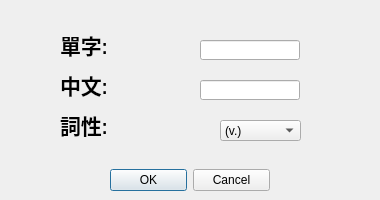
<?xml version="1.0" encoding="UTF-8"?>
<ui version="4.0">
 <class>Dialog</class>
 <widget class="QDialog" name="Dialog">
  <property name="geometry">
   <rect>
    <x>0</x>
    <y>0</y>
    <width>380</width>
    <height>200</height>
   </rect>
  </property>
  <property name="windowTitle">
   <string>Manual Import Dialog</string>
  </property>
  <widget class="QDialogButtonBox" name="buttonBox">
   <property name="geometry">
    <rect>
     <x>110</x>
     <y>165</y>
     <width>160</width>
     <height>30</height>
    </rect>
   </property>
   <property name="orientation">
    <enum>Qt::Horizontal</enum>
   </property>
   <property name="standardButtons">
    <set>QDialogButtonBox::Cancel|QDialogButtonBox::Ok</set>
   </property>
  </widget>
  <widget class="QComboBox" name="comboBox">
   <property name="geometry">
    <rect>
     <x>220</x>
     <y>120</y>
     <width>81</width>
     <height>21</height>
    </rect>
   </property>
   <item>
    <property name="text">
     <string>(v.)</string>
    </property>
   </item>
   <item>
    <property name="text">
     <string>(n.)</string>
    </property>
   </item>
   <item>
    <property name="text">
     <string>(adv.)</string>
    </property>
   </item>
   <item>
    <property name="text">
     <string>(adj.)</string>
    </property>
   </item>
   <item>
    <property name="text">
     <string>(idiom.)</string>
    </property>
   </item>
   <item>
    <property name="text">
     <string>(prep.)</string>
    </property>
   </item>
   <item>
    <property name="text">
     <string>(conj.)</string>
    </property>
   </item>
  </widget>
  <widget class="QLabel" name="label">
   <property name="geometry">
    <rect>
     <x>60</x>
     <y>30</y>
     <width>80</width>
     <height>30</height>
    </rect>
   </property>
   <property name="font">
    <font>
     <family>Arial Narrow</family>
     <pointsize>16</pointsize>
     <weight>75</weight>
     <bold>true</bold>
    </font>
   </property>
   <property name="text">
    <string>單字:</string>
   </property>
  </widget>
  <widget class="QLabel" name="label_2">
   <property name="geometry">
    <rect>
     <x>60</x>
     <y>70</y>
     <width>80</width>
     <height>30</height>
    </rect>
   </property>
   <property name="font">
    <font>
     <family>Arial Narrow</family>
     <pointsize>16</pointsize>
     <weight>75</weight>
     <bold>true</bold>
    </font>
   </property>
   <property name="text">
    <string>中文:</string>
   </property>
  </widget>
  <widget class="QLabel" name="label_3">
   <property name="geometry">
    <rect>
     <x>60</x>
     <y>110</y>
     <width>80</width>
     <height>30</height>
    </rect>
   </property>
   <property name="font">
    <font>
     <family>Arial Narrow</family>
     <pointsize>16</pointsize>
     <weight>75</weight>
     <bold>true</bold>
    </font>
   </property>
   <property name="text">
    <string>詞性:</string>
   </property>
  </widget>
  <widget class="QLineEdit" name="lineEdit">
   <property name="geometry">
    <rect>
     <x>200</x>
     <y>40</y>
     <width>100</width>
     <height>20</height>
    </rect>
   </property>
  </widget>
  <widget class="QLineEdit" name="lineEdit_2">
   <property name="geometry">
    <rect>
     <x>200</x>
     <y>80</y>
     <width>100</width>
     <height>20</height>
    </rect>
   </property>
  </widget>
 </widget>
 <resources/>
 <connections>
  <connection>
   <sender>buttonBox</sender>
   <signal>accepted()</signal>
   <receiver>Dialog</receiver>
   <slot>accept()</slot>
   <hints>
    <hint type="sourcelabel">
     <x>248</x>
     <y>254</y>
    </hint>
    <hint type="destinationlabel">
     <x>157</x>
     <y>274</y>
    </hint>
   </hints>
  </connection>
  <connection>
   <sender>buttonBox</sender>
   <signal>rejected()</signal>
   <receiver>Dialog</receiver>
   <slot>reject()</slot>
   <hints>
    <hint type="sourcelabel">
     <x>316</x>
     <y>260</y>
    </hint>
    <hint type="destinationlabel">
     <x>286</x>
     <y>274</y>
    </hint>
   </hints>
  </connection>
 </connections>
</ui>
